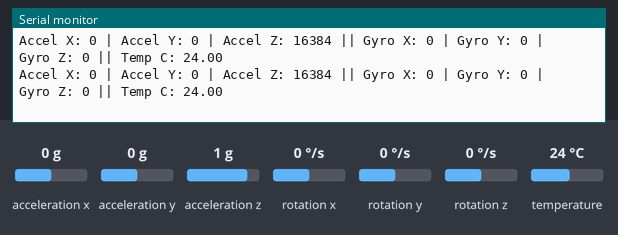
This sketch was run on a simulated ESP32. Parts: the last lines printed to the serial monitor. Wiring (inferred from the names in the program): MPU-6050 motion sensor at I2C address 0x68. The test bench sets the inputs (shaded band); at power-on: acceleration x 0 g, acceleration y 0 g, acceleration z 1 g, rotation x 0 °/s, rotation y 0 °/s, rotation z 0 °/s, temperature 24 °C.

Above: at 1.4 s.
1.5 s: acceleration x set to -1.4 g
At 2.1 s:
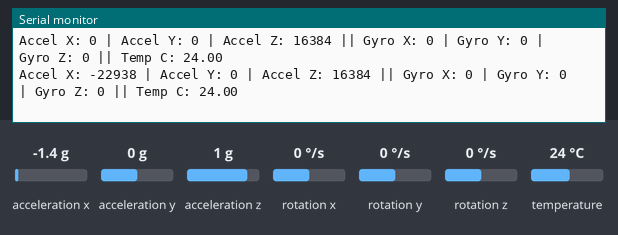
3.0 s: acceleration y set to -1.4 g
At 3.7 s:
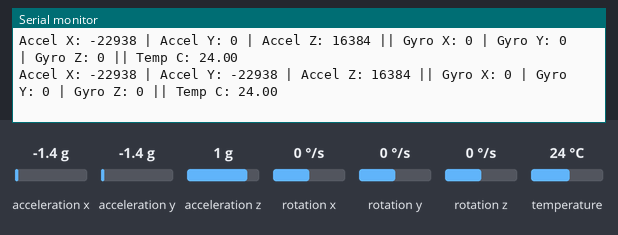
4.5 s: acceleration z set to -1.4 g
At 5.2 s:
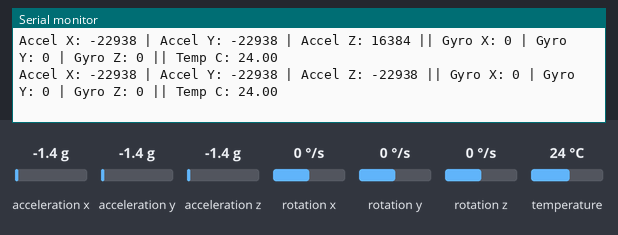
6.0 s: rotation x set to -192 °/s
At 6.7 s:
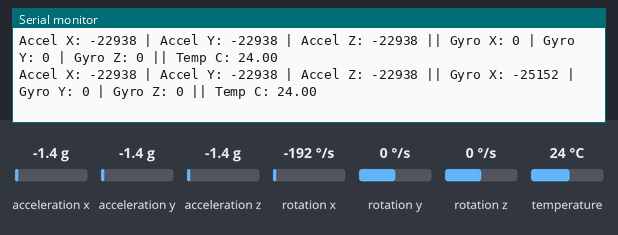
7.5 s: rotation y set to -192 °/s
At 8.2 s:
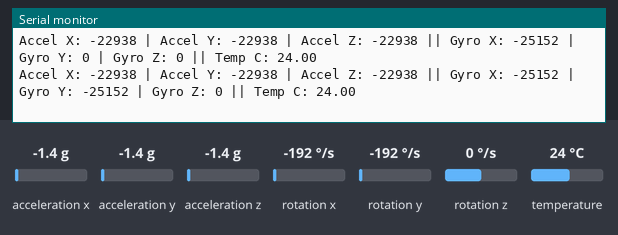

The sketch:

MPU6050Test.ino
```cpp
#include <Wire.h>

#define MPU6050_ADDR 0x68
#define MPU6050_PWR_MGMT_1 0x6B
#define MPU6050_ACCEL_XOUT_H 0x3B

const int MPU_SDA = 21;
const int MPU_SCL = 22;

void writeRegister(uint8_t reg, uint8_t value) {
  Wire.beginTransmission(MPU6050_ADDR);
  Wire.write(reg);
  Wire.write(value);
  Wire.endTransmission(true);
}

uint8_t readRegister(uint8_t reg) {
  Wire.beginTransmission(MPU6050_ADDR);
  Wire.write(reg);
  Wire.endTransmission(false);
  Wire.requestFrom(MPU6050_ADDR, (uint8_t)1, (uint8_t)true);
  return Wire.available() ? Wire.read() : 0;
}

int16_t read16(uint8_t reg) {
  Wire.beginTransmission(MPU6050_ADDR);
  Wire.write(reg);
  Wire.endTransmission(false);
  Wire.requestFrom(MPU6050_ADDR, (uint8_t)2, (uint8_t)true);

  int16_t value = 0;
  if (Wire.available() >= 2) {
    value = (int16_t)(Wire.read() << 8) | Wire.read();
  }
  return value;
}

void setup() {
  Serial.begin(115200);
  Wire.begin(MPU_SDA, MPU_SCL);
  Wire.setClock(400000);

  delay(100);
  writeRegister(MPU6050_PWR_MGMT_1, 0x00);
  delay(100);

  Serial.println("MPU6050 Test Started");
  Serial.print("WHO_AM_I: 0x");
  Serial.println(readRegister(0x75), HEX);
}

void loop() {
  int16_t accelX = read16(MPU6050_ACCEL_XOUT_H);
  int16_t accelY = read16(MPU6050_ACCEL_XOUT_H + 2);
  int16_t accelZ = read16(MPU6050_ACCEL_XOUT_H + 4);
  int16_t tempRaw = read16(MPU6050_ACCEL_XOUT_H + 6);
  int16_t gyroX = read16(MPU6050_ACCEL_XOUT_H + 8);
  int16_t gyroY = read16(MPU6050_ACCEL_XOUT_H + 10);
  int16_t gyroZ = read16(MPU6050_ACCEL_XOUT_H + 12);

  float temperatureC = (tempRaw / 340.0) + 36.53;

  Serial.print("Accel X: ");
  Serial.print(accelX);
  Serial.print(" | Accel Y: ");
  Serial.print(accelY);
  Serial.print(" | Accel Z: ");
  Serial.print(accelZ);

  Serial.print(" || Gyro X: ");
  Serial.print(gyroX);
  Serial.print(" | Gyro Y: ");
  Serial.print(gyroY);
  Serial.print(" | Gyro Z: ");
  Serial.print(gyroZ);

  Serial.print(" || Temp C: ");
  Serial.println(temperatureC, 2);

  delay(500);
}
```

Measured:
- after the input at 1.5 s, the serial monitor: prints a new line after 0.22 s (image 1)
- after the input at 3.0 s, the serial monitor: prints a new line after 0.24 s (image 2)
- after the input at 4.5 s, the serial monitor: prints a new line after 0.26 s (image 3)
- after the input at 6.0 s, the serial monitor: prints a new line after 0.28 s (image 4)
- after the input at 7.5 s, the serial monitor: prints a new line after 0.31 s (image 5)
